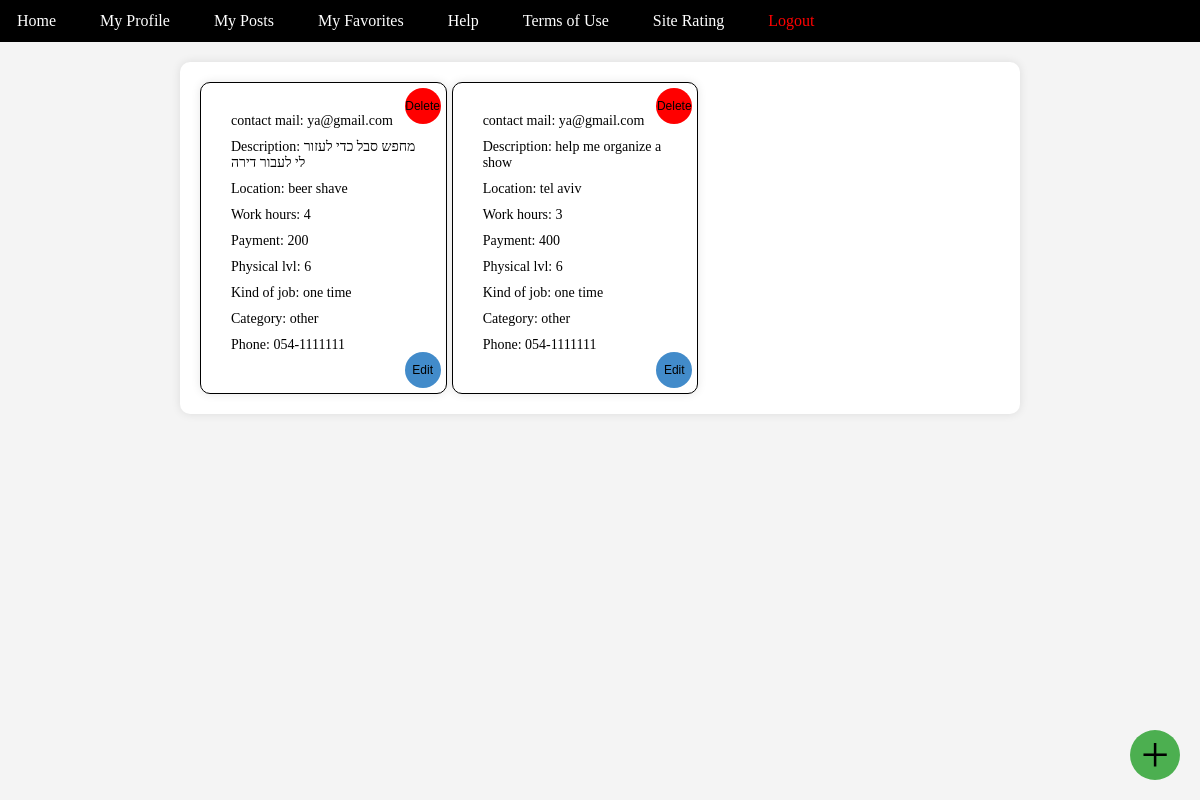
The app's page /myposts/ (signed in) with its own data.
### posts/models.py (models this page shows)
class Post(models.Model):
    mail = models.EmailField(null=True, blank=True)
    description = models.TextField(null=True, blank=True)
    location = models.TextField(null=True, blank=True)
    payment = models.TextField(null=True, blank=True)
    work_hours = models.TextField(null=True, blank=True)
    phys_lvl = models.IntegerField(null=True, blank=True)
    kind_of_job = models.TextField(null=True, blank=True)
    category = models.TextField(null=True, blank=True)
    phone = models.TextField(null=True, blank=True)

### project/views.py (the view)
# urls.py: path('myposts/', views.myposts, name="myposts"),
def myposts(request):
    global_user_id = request.session.get('global_user_id')
    if global_user_id:
        user = User.objects.get(id=global_user_id)
        my_post_ids = user.my_posts  # List of post IDs belonging to the user
        filtered_posts = Post.objects.filter(id__in=my_post_ids)
        my_posts_count = len(filtered_posts)
        context = {'posts': filtered_posts, 'open_posts_count': my_posts_count}
        return render(request, 'posts.html', context)
    else:
        return JsonResponse({'error': 'User not logged in'}, status=401)

### templates/posts.html (shortened to what this page needs)
<!DOCTYPE html>
<html lang="en">
<head>
</head>
<body>
{% extends 'toolbar.html' %}
{% block content %}
<div class="posts-container">
  <div class="posts">
    {% for post in posts %}
      <div class="post" data-description="{{ post.description }}" data-location="{{ post.location }}" data-work_hours="{{ post.work_hours }}" data-phys_lvl="{{ post.phys_lvl }}" data-kind_of_job="{{ post.kind_of_job }}" data-category="{{ post.category }}" data-phone="{{ post.phone }}">
          <div class="post-content">
              <div class="post-info">contact mail: {{ post.mail}}</div>
              <div class="post-info">Description: {{ post.description }}</div>
              <div class="post-info">Location: {{ post.location }}</div>
              <div class="post-info">Work hours: {{ post.work_hours }}</div>
              <div class="post-info">Payment: {{ post.payment }}</div>
              <div class="post-info">Physical lvl: {{ post.phys_lvl }}</div>
              <div class="post-info">Kind of job: {{ post.kind_of_job }}</div>
              <div class="post-info">Category: {{ post.category }}</div>
              <div class="post-info">Phone: {{ post.phone }}</div>
              <button class="remove-button" onclick="removePost(event)" data-post-id="{{ post.id }}">Delete</button>
              <button class="edit-button" onclick="editPost(event)" data-post-id="{{ post.id }}">Edit</button>
          </div>
      </div>
    {% endfor %}
  </div>
</div>
<h href="{% url 'create_post' %}" class="create-post-button" onclick="checkOpenPosts()">+</h>
</body>
</html>
{% endblock %}

### templates/posts.html (style rules this page uses)
body { font-family: Arial, sans-serif; margin: 0; padding: 0; background-color: #f8f8f8; }
.posts-container { max-width: 800px; margin: 20px auto; padding: 20px; background-color: #fff; border-radius: 10px; box-shadow: 0 0 10px rgba(0, 0, 0, 0.1); }
.posts { display: flex; flex-wrap: wrap; gap: 20px; }
.post { background-color: #fff; border: 1px solid #ddd; border-radius: 10px; overflow: hidden; box-shadow: 0 0 10px rgba(0, 0, 0, 0.1); transition: transform 0.3s ease-in-out; width: calc(50% - 20px); }
.post-content { padding: 20px; }
.post-info { margin-bottom: 10px; word-wrap: break-word; }
.remove-button { position: absolute; top: 5px; right: 5px; background-color: red; color: black; border: none; border-radius: 50%; width: 36px; height: 36px; font-size: 12px; cursor: pointer; display: flex; justify-content: center; align-items: center; }
.edit-button { position: absolute; bottom: 5px; right: 5px; background-color: #428bca; color: #11111; border: none; border-radius: 50%; width: 36px; height: 36px; font-size: 12px; cursor: pointer; display: flex; justify-content: center; align-items: center; }
.create-post-button { position: fixed; bottom: 20px; right: 20px; background-color: #4caf50; color: black; border: none; border-radius: 50%; width: 50px; height: 50px; font-size: 50px; cursor: pointer; display: flex; justify-content: center; align-items: center; }

### templates/toolbar.html (style rules this page uses)
body { font-family: Copperplate; margin: 0; padding: 0; box-sizing: border-box; background-color: #f4f4f4; }
.posts-container { max-height: 400px; overflow-y: auto; }
.posts { display: flex; flex-wrap: wrap; gap: 5px; }
.post { width: calc(33.33% - 20px); border: 1px solid black; padding: 10px; box-sizing: border-box; position: relative; }
.post-content { font-size: 14px; }

### records on screen
Post: mail "ya@gmail.com", description "מחפש סבל כדי לעזור לי לעבור דירה", location "beer shave", work_hours "4", payment "200", phys_lvl "6", kind_of_job "one time", category "other", phone "054-1111111"
Post: mail "ya@gmail.com", description "help me organize a show", location "tel aviv", work_hours "3", payment "400", phys_lvl "6", kind_of_job "one time", category "other", phone "054-1111111"
